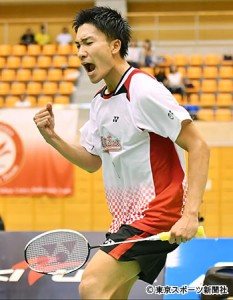
#> input picture data_momota/0.jpg, 233 x 300 px
$ python face_marking.py data_momota/0.jpg
#> lines starting #> are read from the running program, lines starting #| are printed output that depends on the picture; after the words box and inside, x2 and y2 are one past the last pixel; in counts of white or black regions, pixels touching at a corner belong together
# coding: utf-8

import cv2
import sys
from os import path

# cascadeファイルをロードする
face_cascade = cv2.CascadeClassifier('opencv/data/haarcascades/haarcascade_frontalface_default.xml')
eye_cascade = cv2.CascadeClassifier('opencv/data/haarcascades/haarcascade_eye.xml')

img = cv2.imread(sys.argv[1])
#> img is the input picture: shape (300, 233, 3); mean B, G, R 110.3, 151.9, 189.3
gray = cv2.cvtColor(img, cv2.COLOR_BGR2GRAY)
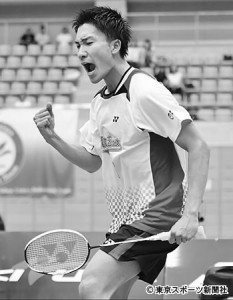
#> gray: shape (300, 233); min 1, max 255, mean 158.3

faces = face_cascade.detectMultiScale(gray, 1.3, 5)
#> faces = ()
for (x,y,w,h) in faces:
    cv2.rectangle(img,(x,y),(x+w,y+h),(255,0,0),2)
    roi_gray = gray[y:y+h, x:x+w]
    roi_color = img[y:y+h, x:x+w]
    eyes = eye_cascade.detectMultiScale(roi_gray)
    for (ex,ey,ew,eh) in eyes:
        cv2.rectangle(roi_color,(ex,ey),(ex+ew,ey+eh),(0,255,0),2)
#> this loop made 0 passes

cv2.imshow('img',img)
cv2.waitKey(0)
cv2.destroyAllWindows()

$ run again, on data_momota/10.jpg
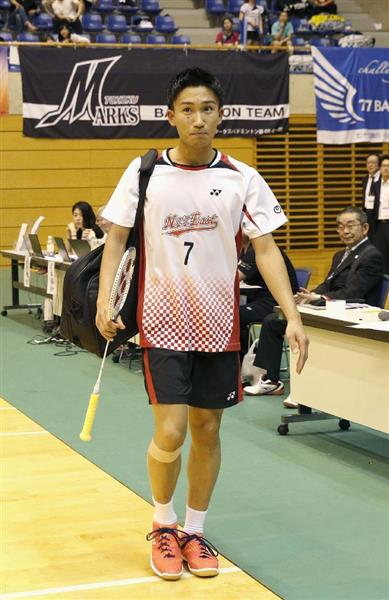
#> input picture data_momota/10.jpg, 389 x 600 px
#> img is the input picture: shape (600, 389, 3); mean B, G, R 107, 140.1, 149.5
#> `gray = cv2.cvtColor(img, cv2.COLOR_BGR2GRAY)`:
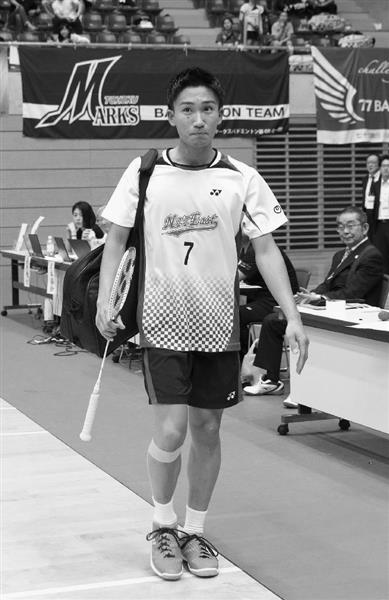
#> gray: shape (600, 389); min 0, max 255, mean 139.1
#> faces = [[168, 86, 59, 59]]
#> the loop `for (x,y,w,h) in faces:` made 1 pass
#> (x, y, w, h, eyes) on pass 1: (168, 86, 59, 59, [[28, 12, 21, 21]])
#> after the loop `for (x,y,w,h) in faces:`:
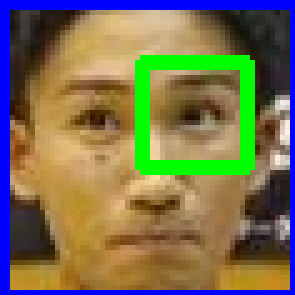
#> roi_color: shape (59, 59, 3) (shown 5 times larger); mean B, G, R 81.6, 112.9, 120

$ run again, on data_momota/11.jpg
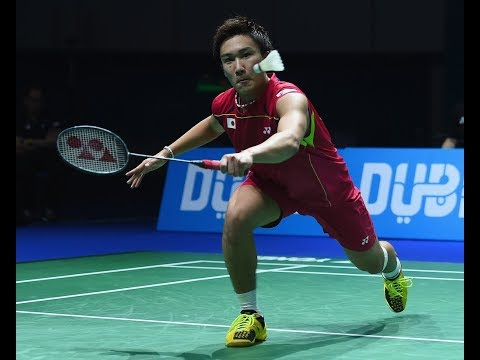
#> input picture data_momota/11.jpg, 480 x 360 px
#> img is the input picture: shape (360, 480, 3); mean B, G, R 81.9, 73.5, 49
#> `gray = cv2.cvtColor(img, cv2.COLOR_BGR2GRAY)`:
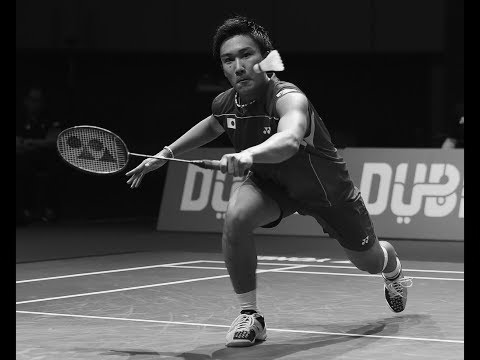
#> gray: shape (360, 480); min 0, max 254, mean 67.1
#> faces = [[211, 35, 56, 56]]
#> the loop `for (x,y,w,h) in faces:` made 1 pass
#> after the loop `for (x,y,w,h) in faces:`:
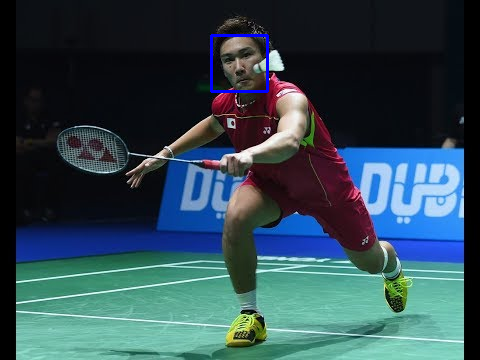
#> img: shape (360, 480, 3); 0.39% of pixels changed, all inside (x1, y1, x2, y2) = (210, 34, 269, 93)

$ run again, on data_momota/12.jpg
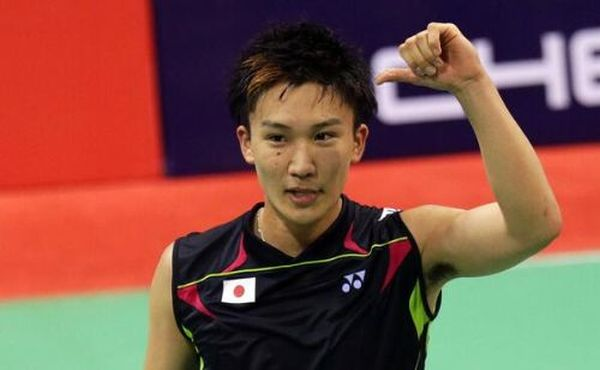
#> input picture data_momota/12.jpg, 600 x 370 px
#> img is the input picture: shape (370, 600, 3); mean B, G, R 70.3, 81.7, 128.9
#> `gray = cv2.cvtColor(img, cv2.COLOR_BGR2GRAY)`:
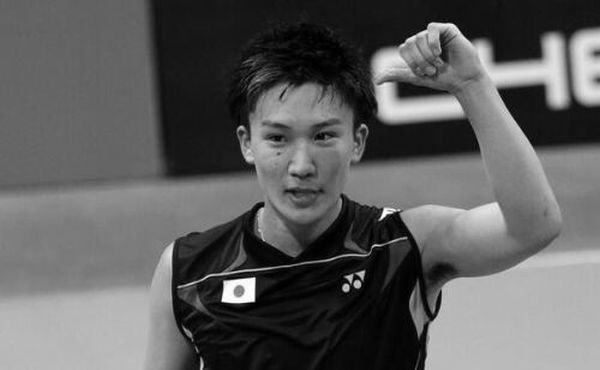
#> gray: shape (370, 600); min 0, max 255, mean 94.5
#> faces = [[235, 85, 136, 136]]
#> the loop `for (x,y,w,h) in faces:` made 1 pass
#> (x, y, w, h, eyes) on pass 1: (235, 85, 136, 136, [[71, 35, 32, 32], [29, 40, 25, 25], [19, 31, 46, 46]])
#> after the loop `for (x,y,w,h) in faces:`:
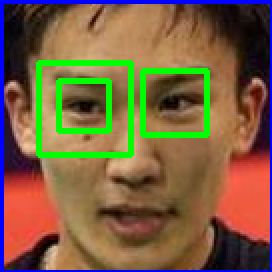
#> roi_color: shape (136, 136, 3) (shown 2 times larger); mean B, G, R 65.9, 96.9, 121.7
